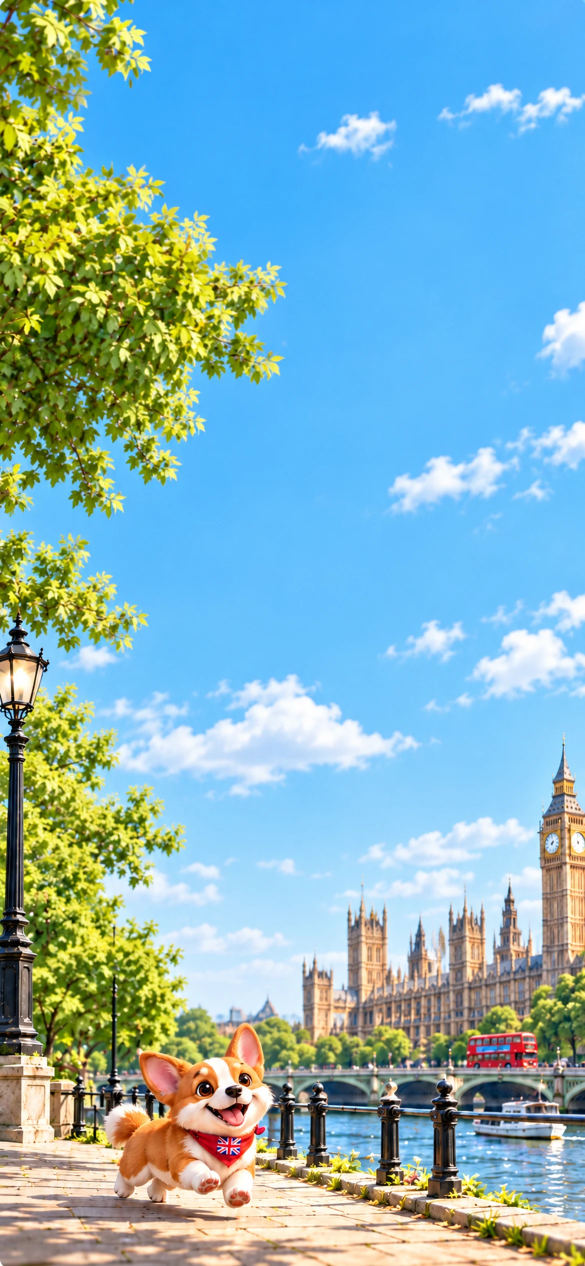
#> input picture assets/angielski/wizard-london-retina-v2.webp, 1170 x 2532 px (shown at 1/2 size)
$ python build-english-lamp-mask.py
#> lines starting #> are read from the running program, lines starting #| are printed output that depends on the picture; after the words box and inside, x2 and y2 are one past the last pixel; in counts of white or black regions, pixels touching at a corner belong together
"""Trace a UI clipping mask from the unchanged London source pixels.

The SVG is mask geometry, not replacement artwork. Its coordinate system must
remain identical to the 1170 x 2532 background. Requires Pillow, NumPy, SciPy.
"""
from collections import defaultdict
from pathlib import Path

import numpy as np
from PIL import Image
from scipy import ndimage

root = Path(__file__).resolve().parents[1]
source = root / 'assets/angielski/wizard-london-retina-v2.webp'
rgb = np.asarray(Image.open(source).convert('RGB'))
#> rgb is the input picture: shape (2532, 1170, 3); mean R, G, B 133.7, 178, 186.4
height, width = rgb.shape[:2]
#> height = 2532; width = 1170
assert (width, height) == (1170, 2532)
top, bottom, right = 1200, 1600, 112
red, green, blue = np.moveaxis(rgb[top:bottom, :right].astype(float), -1, 0)
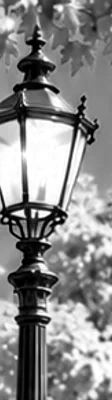
#> red: shape (400, 112) float64; min 0, max 255, mean 136.9
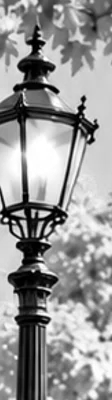
#> green: shape (400, 112) float64; min 0, max 255, mean 150.2
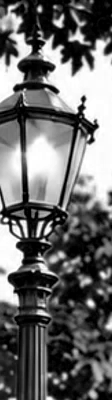
#> blue: shape (400, 112) float64; min 0, max 255, mean 106
metal = (np.maximum.reduce([red, green, blue]) < 180) & ~((green > red + 10) & (green > blue + 20))
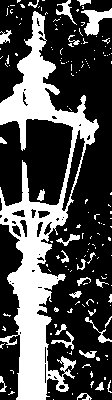
#> metal: shape (400, 112) bool; 31.3% white; 162 white regions (135 under 20 px), largest, box (x1, y1, x2, y2) and area: (0, 11, 99, 400) 11613, (81, 8, 112, 36) 405, (56, 0, 77, 25) 150
glass = (red > blue + 20) & (red > green + 6) & (blue > 130)
#> glass: shape (400, 112) bool; 8.5% white; 52 white regions (44 under 20 px), largest, box (x1, y1, x2, y2) and area: (24, 120, 73, 208) 1913, (0, 138, 22, 203) 978, (63, 130, 84, 211) 480
highlights = (red > 220) & (green > 220) & (blue > 180) & (red > blue)
#> highlights: shape (400, 112) bool; 6% white; 43 white regions (34 under 20 px), largest, box (x1, y1, x2, y2) and area: (26, 133, 70, 204) 1431, (0, 143, 21, 205) 761, (68, 140, 83, 196) 192
sky = (blue > red + 30) & (green > red + 15) & (blue > 155)
#> sky: shape (400, 112) bool; 18% white; 28 white regions (14 under 20 px), largest, box (x1, y1, x2, y2) and area: (42, 38, 112, 211) 5100, (0, 223, 24, 305) 1170, (0, 34, 32, 103) 971
candidate = (metal | glass | highlights) & ~sky
#> candidate: shape (400, 112) bool; 41.6% white; 197 white regions (170 under 20 px), largest, box (x1, y1, x2, y2) and area: (0, 11, 99, 400) 16180, (81, 8, 112, 36) 405, (56, 0, 77, 25) 150
labels, _ = ndimage.label(candidate)
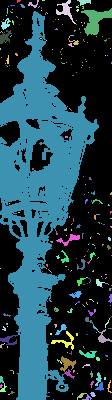
#> labels: shape (400, 112) int32; 291 distinct labels, from 0 to 290; one colour per label, 0 black
component = labels[1520 - top, 35]
#> component = 21
assert component != 0
mask = labels == component
#> mask: shape (400, 112) bool; 35.5% white; 1 white region, box (x1, y1, x2, y2) and area: (0, 11, 99, 400) 15909
# Fill tiny threshold pinholes while preserving real openings in the metalwork.
holes = ndimage.binary_fill_holes(mask) & ~mask
#> holes: shape (400, 112) bool; 3.1% white; 101 white regions (86 under 20 px), largest, box (x1, y1, x2, y2) and area: (30, 139, 53, 172) 421, (26, 119, 40, 129) 87, (60, 129, 73, 141) 81
hole_labels, count = ndimage.label(holes)
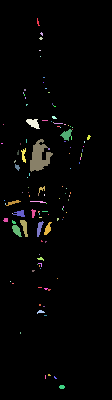
#> hole_labels: shape (400, 112) int32; 120 distinct labels, from 0 to 119; one colour per label, 0 black
#> count = 119
for index in range(1, count + 1):
    hole = hole_labels == index
    if hole.sum() <= 12 and not np.any(hole & sky):
        mask |= hole
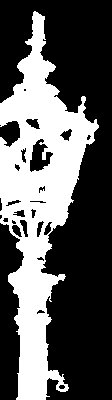
#> mask: shape (400, 112) bool; 36.1% white; 1 white region, box (x1, y1, x2, y2) and area: (0, 11, 99, 400) 16171

edges = defaultdict(list)
for y, x in zip(*np.where(mask)):
    sy = y + top
    if y == 0 or not mask[y - 1, x]: edges[(x, sy)].append((x + 1, sy))
    if x == right - 1 or not mask[y, x + 1]: edges[(x + 1, sy)].append((x + 1, sy + 1))
    if y == bottom - top - 1 or not mask[y + 1, x]: edges[(x + 1, sy + 1)].append((x, sy + 1))
    if x == 0 or not mask[y, x - 1]: edges[(x, sy + 1)].append((x, sy))
#> this loop made 16171 passes
#> (y, x, sy) on passes 1 to 3: (11, 34, 1211), (11, 35, 1211), (12, 33, 1212)

paths = []
while edges:
    start = next(iter(edges))
    point = start
    contour = [start]
    while True:
        following = edges[point].pop()
        if not edges[point]: del edges[point]
        contour.append(following)
        point = following
        if point == start: break
    simplified = []
    for index, point in enumerate(contour[:-1]):
        previous, following = contour[index - 1], contour[(index + 1) % (len(contour) - 1)]
        if index == 0 or not (previous[0] == point[0] == following[0] or previous[1] == point[1] == following[1]):
            simplified.append(point)
    paths.append('M' + 'L'.join(f'{x},{y}' for x, y in simplified) + 'Z')
#> after the loop, edges = 0 items; paths = 22 items

destination = root / 'assets/angielski/wizard-lamp-mask-v3.svg'
destination.write_text(f'<svg xmlns="http://www.w3.org/2000/svg" viewBox="0 0 {width} {height}" preserveAspectRatio="none"><path fill="white" fill-rule="evenodd" d="{"".join(paths)}"/></svg>\n')
print(f'{destination.name}: {mask.sum()} source pixels, {len(paths)} contours, {destination.stat().st_size} bytes')
#| wizard-lamp-mask-v3.svg: 16171 source pixels, 22 contours, 10128 bytes
assert not np.any(mask & sky)
